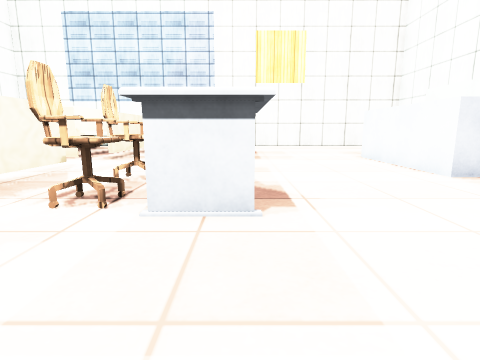
view 1 (above)

23 first-person views from a walk through a scene from a Unity 3-D project. The camera is 0.55 m above the floor, tilts 10° down and sees 80° across. The floor is counted in squares, 0.5 m on a side. Each view is taken from the middle of a square. On the plan, view 1 faces up. The plan holds only what a view shows up to about 12 squares ahead; the rest is blank. Some animated figures are not drawn. Some surface patterns are stand-ins.

view 2
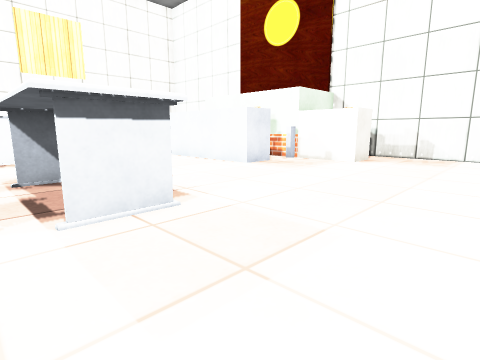

view 3
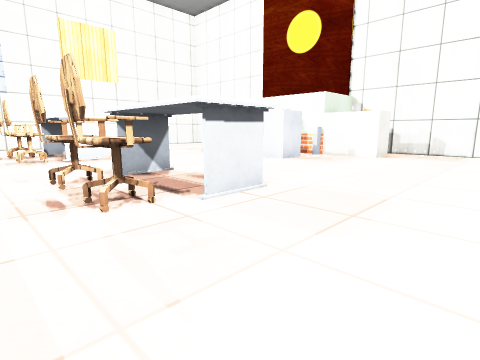

view 4
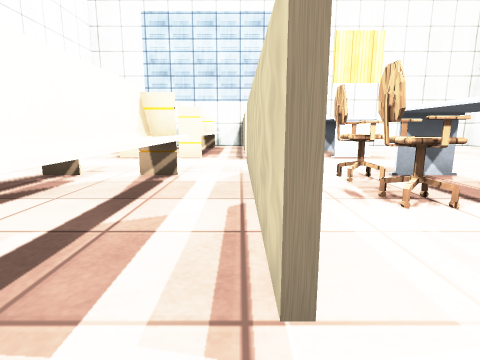

view 5
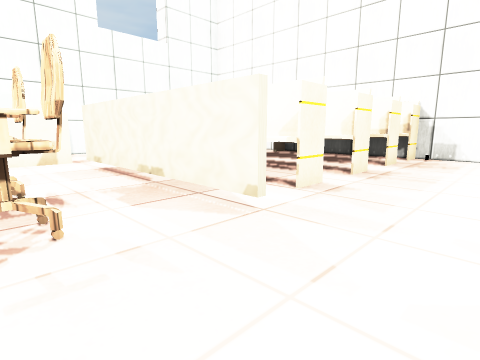

view 6
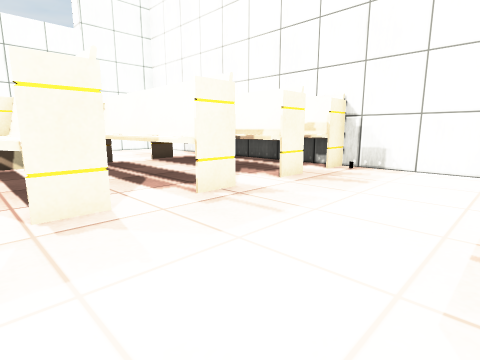

view 7
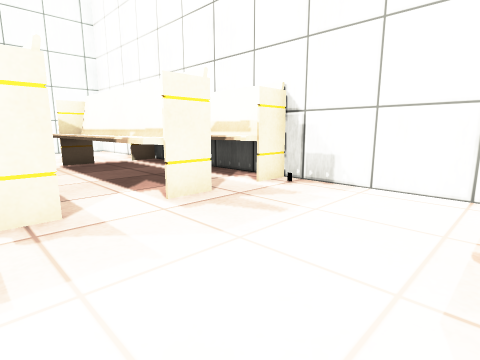

view 8
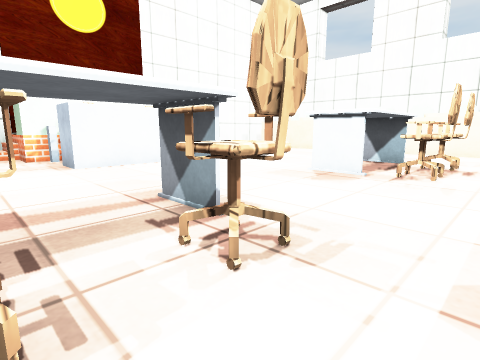

view 9
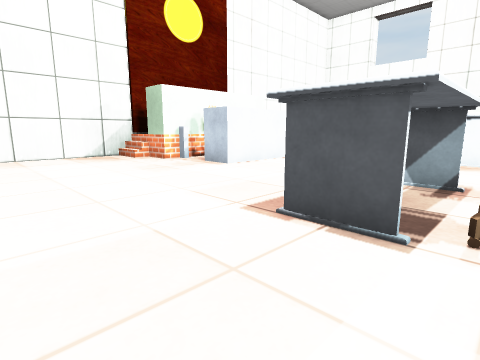

view 10
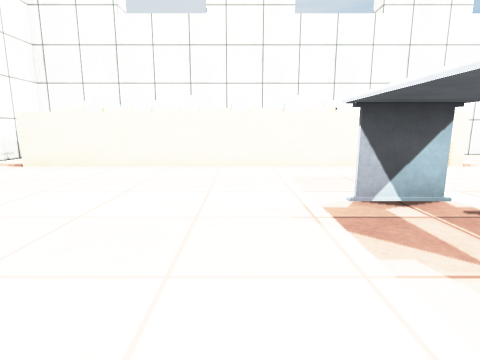

view 11
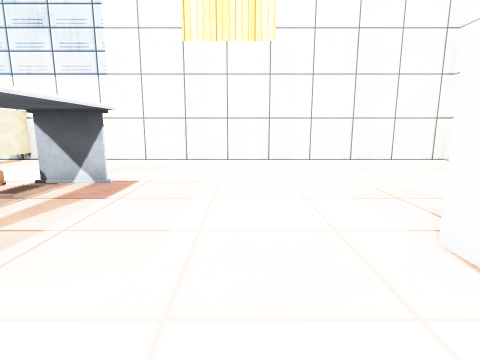

view 12
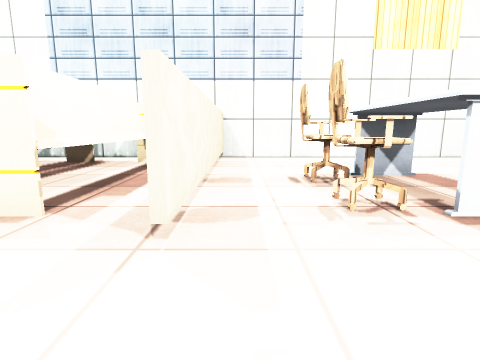

view 13
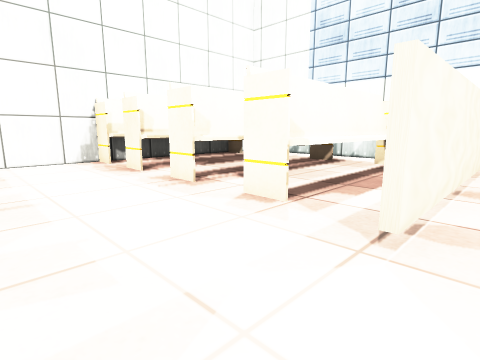

view 14
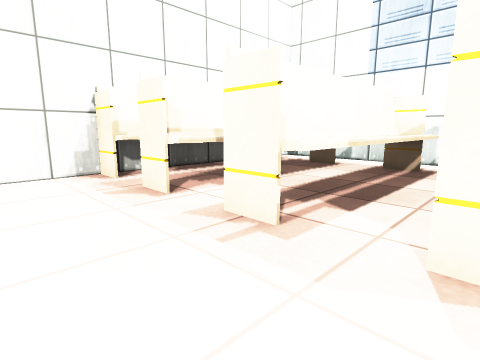

view 15
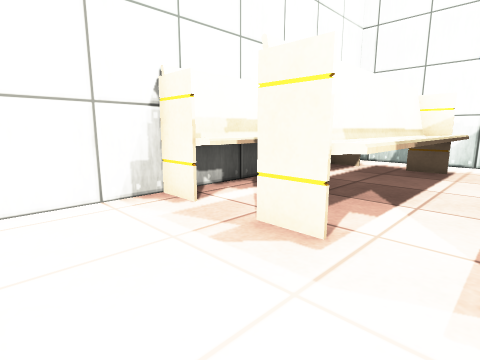

view 16
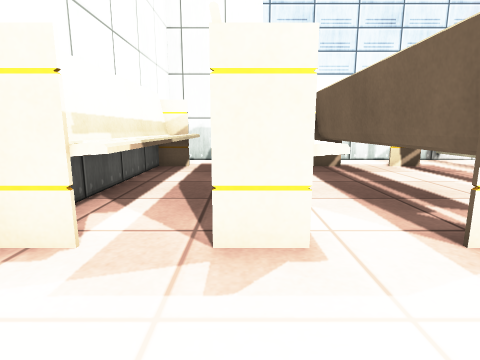

view 17
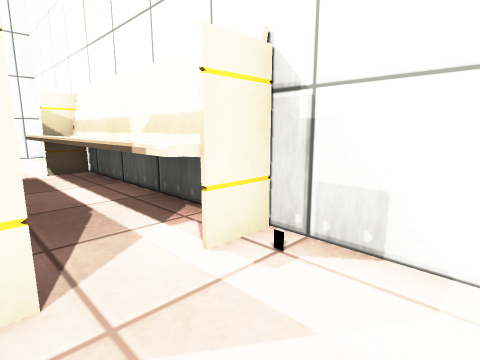

view 18
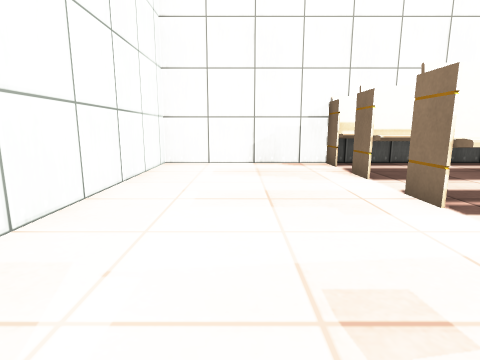

view 19
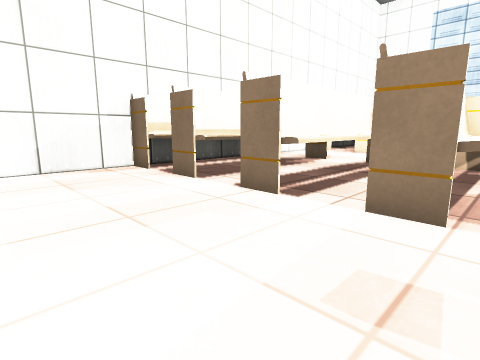

view 20
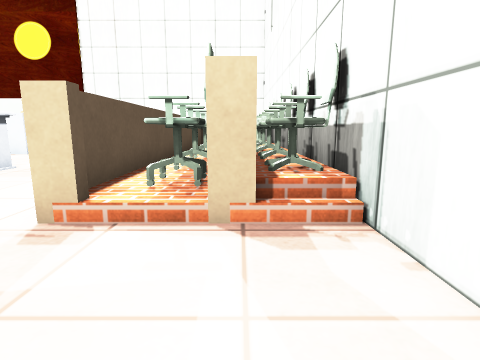

view 21
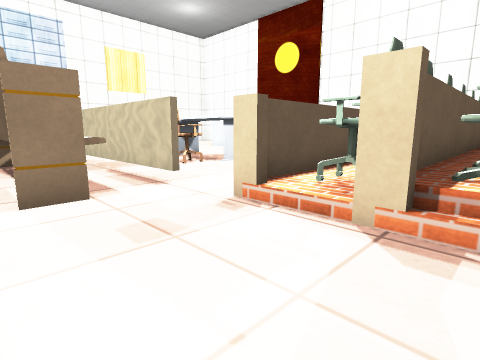

view 22
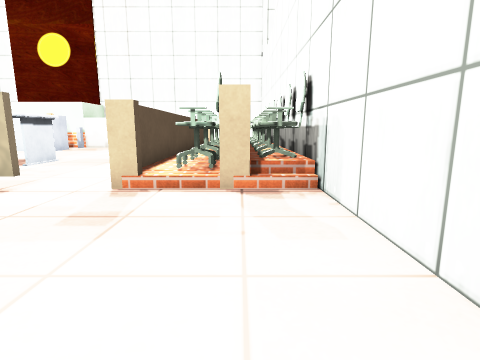

view 23
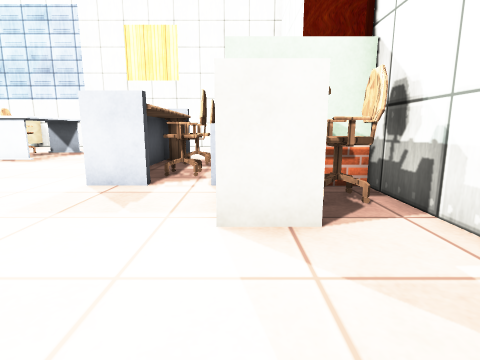

### Floor plan
Key: @ floor where view 1 was taken; # wall or solid block; . floor; = window, fence, low wall or low ledge; ^ raised ledge; T thing the floor can be seen under or through; C chair; E desk; O other object.
Columns run from 15 left of view 1 to 11 right of it. Each row starts with its distance up from view 1.
 20  ##########################
 19  .........#...............#
 18 #O.OO.O.O.#...............#
 17 #OOOOOO.O #...............#
 16 #OOOOOO.O #...............#
 15 #OOOOOO.OO#..COO..........#
 14 #OOOOOO.OO#.CCOO..........#
 13 #OOOOOO.OO#..COO..........#
 12 #OOOOOO.OO#.CCOO....##.##=#
 11 #.........#.........#EC#
 10 #...................#EC#
  9 #...................#EC#
  8 #...................#CC#
  7 #OOOOOO.OOT..COO....##.# ^#
  6 #OOOOOO.OOT.CCOO.......#OC#
  5 #OOOOOO.OOT..COO.......#OC#
  4 #OOOOOO.OOT.CCOO.......##.#
  3 #OOOOOO.OOT...............#
  2 #OOOOOO.OOT...............#
  1 #OOOOOO.OOT...............#
  0 #..............@.........
 -1 #.........OOOOOOOOOOOOOO..
 -2 #..........OOOOOOOOOOOOO .#
 -3 #.........OOOOOOOOOOOOOO  #
 -4 #..........OOOOOOOOOOOOO
 -5 ###################

Where each view was taken, in squares from view 1:
view 1: 0 up, 0 right, facing up
view 2: 0 up, 2 left, facing up-right
view 3: 0 up, 4 left, facing up-right
view 4: 0 up, 5 left, facing up
view 5: 10 up, 2 left, facing down-left
view 6: 11 up, 6 left, facing down-left
view 7: 11 up, 9 left, facing down-left
view 8: 14 up, 4 left, facing down-right
view 9: 18 up, 2 left, facing down-right
view 10: 8 up, 2 right, facing down
view 11: 9 up, 3 right, facing up
view 12: 8 up, 4 left, facing up
view 13: 8 up, 4 left, facing up-left
view 14: 9 up, 7 left, facing up-left
view 15: 9 up, 10 left, facing up-left
view 16: 9 up, 12 left, facing up
view 17: 9 up, 12 left, facing down-left
view 18: 2 down, 5 left, facing left
view 19: 3 down, 6 left, facing up-left
view 20: 3 down, 8 left, facing right
view 21: 4 down, 8 left, facing up-right
view 22: 3 down, 10 left, facing right
view 23: 1 up, 8 right, facing up
